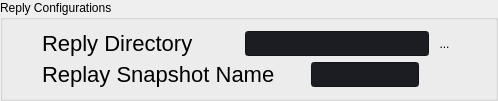
           <widget class="QGroupBox" name="ReplyConf_groupbox">
            <property name="title">
             <string>Reply Configurations</string>
            </property>
            <layout class="QVBoxLayout" name="verticalLayout_7">
             <item>
              <layout class="QHBoxLayout" name="ReplyDir_Hlayout">
               <item>
                <spacer name="ReplyDir_HSpacer_left">
                 <property name="orientation">
                  <enum>Qt::Horizontal</enum>
                 </property>
                 <property name="sizeHint" stdset="0">
                  <size>
                   <width>28</width>
                   <height>20</height>
                  </size>
                 </property>
                </spacer>
               </item>
               <item>
                <widget class="QLabel" name="ReplyDir_label">
                 <property name="sizePolicy">
                  <sizepolicy hsizetype="Preferred" vsizetype="Preferred">
                   <horstretch>20</horstretch>
                   <verstretch>0</verstretch>
                  </sizepolicy>
                 </property>
                 <property name="styleSheet">
                  <string notr="true">font-size:22px;
font:normal</string>
                 </property>
                 <property name="text">
                  <string>Reply Directory</string>
                 </property>
                </widget>
               </item>
               <item>
                <spacer name="ReplyDir_HSpacer_mid">
                 <property name="orientation">
                  <enum>Qt::Horizontal</enum>
                 </property>
                 <property name="sizeHint" stdset="0">
                  <size>
                   <width>46</width>
                   <height>20</height>
                  </size>
                 </property>
                </spacer>
               </item>
               <item>
                <widget class="QLineEdit" name="ReplyDir_lineEdit">
                 <property name="sizePolicy">
                  <sizepolicy hsizetype="Expanding" vsizetype="Expanding">
                   <horstretch>52</horstretch>
                   <verstretch>0</verstretch>
                  </sizepolicy>
                 </property>
                 <property name="styleSheet">
                  <string notr="true">background-color: #1b1d23;
</string>
                 </property>
                </widget>
               </item>
               <item>
                <widget class="QToolButton" name="ReplyDir_toolButton">
                 <property name="styleSheet">
                  <string notr="true">QToolButton{
background-color:none;
border:none;
}
QToolButton:hover{
background-color: #394150;
border-radius:13px;
}</string>
                 </property>
                 <property name="text">
                  <string>...</string>
                 </property>
                </widget>
               </item>
               <item>
                <spacer name="ReplyDir_HSpacer_right">
                 <property name="orientation">
                  <enum>Qt::Horizontal</enum>
                 </property>
                 <property name="sizeHint" stdset="0">
                  <size>
                   <width>30</width>
                   <height>20</height>
                  </size>
                 </property>
                </spacer>
               </item>
              </layout>
             </item>
             <item>
              <layout class="QHBoxLayout" name="ReplySnapshotName_Hlayout">
               <item>
                <spacer name="ReplySnapshotName_HSpacer_left">
                 <property name="orientation">
                  <enum>Qt::Horizontal</enum>
                 </property>
                 <property name="sizeHint" stdset="0">
                  <size>
                   <width>28</width>
                   <height>20</height>
                  </size>
                 </property>
                </spacer>
               </item>
               <item>
                <widget class="QLabel" name="ReplySnapshotName_label">
                 <property name="sizePolicy">
                  <sizepolicy hsizetype="Preferred" vsizetype="Preferred">
                   <horstretch>8</horstretch>
                   <verstretch>0</verstretch>
                  </sizepolicy>
                 </property>
                 <property name="styleSheet">
                  <string notr="true">font-size:22px;
font:normal</string>
                 </property>
                 <property name="text">
                  <string>Replay Snapshot Name</string>
                 </property>
                </widget>
               </item>
               <item>
                <spacer name="ReplySnapshotName_HSpacer_mid">
                 <property name="orientation">
                  <enum>Qt::Horizontal</enum>
                 </property>
                 <property name="sizeHint" stdset="0">
                  <size>
                   <width>30</width>
                   <height>20</height>
                  </size>
                 </property>
                </spacer>
               </item>
               <item>
                <widget class="QLineEdit" name="ReplySnapshotName_lineEdit">
                 <property name="sizePolicy">
                  <sizepolicy hsizetype="Expanding" vsizetype="Expanding">
                   <horstretch>20</horstretch>
                   <verstretch>0</verstretch>
                  </sizepolicy>
                 </property>
                 <property name="styleSheet">
                  <string notr="true">background-color: #1b1d23;
</string>
                 </property>
                </widget>
               </item>
               <item>
                <spacer name="ReplySnapshotName_HSpacer_right">
                 <property name="orientation">
                  <enum>Qt::Horizontal</enum>
                 </property>
                 <property name="sizeHint" stdset="0">
                  <size>
                   <width>65</width>
                   <height>20</height>
                  </size>
                 </property>
                </spacer>
               </item>
              </layout>
             </item>
            </layout>
           </widget>
